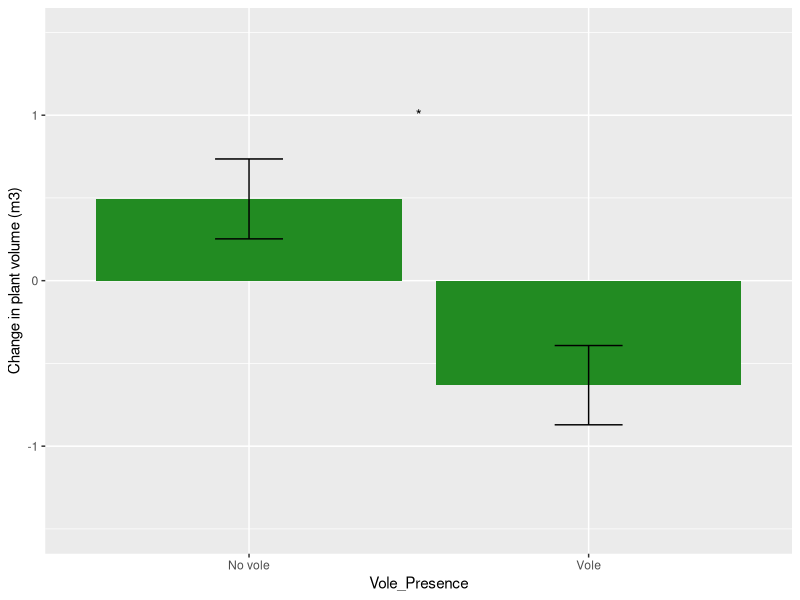
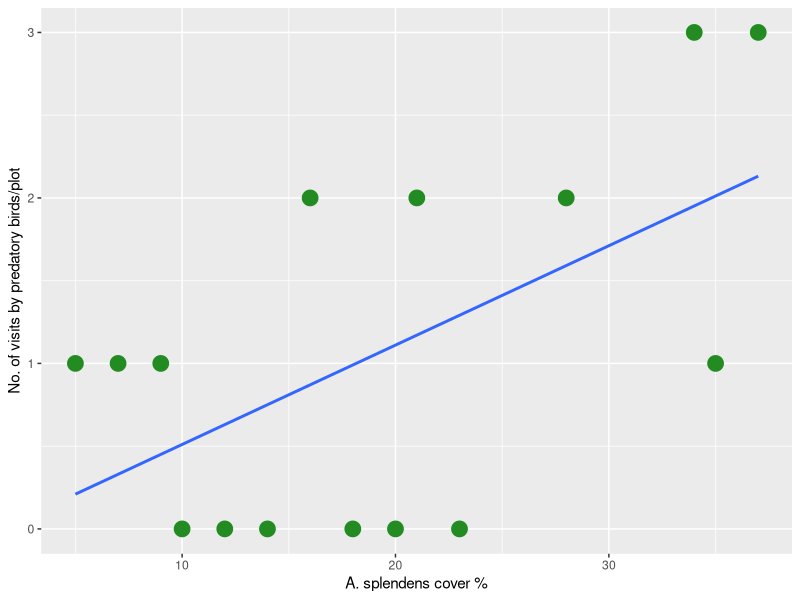

Here is the R script that generated these plots, in order: (Note: this script raises an error after producing the figures.)
## ---- chunk 1
knitr::opts_chunk$set(echo = TRUE)
## ---- chunk 2
library(dplyr)
library(tidyverse)
library(ggplot2)
library(ggpubr)

d <- read.csv("Ecosystem_engineers_and_predation_risk_data_-.csv")
head(d)
## ---- chunk 3
n <- d %>%
 group_by(Vole_Presence) %>%
  summarise_each(funs(mean,sd,se=sd(.)/sqrt(n())), Change_plantvol)
n
m <- as.data.frame(n)

g <- ggplot(m) +
  geom_col(aes(y=mean, x=Vole_Presence), fill="forestgreen") + #add columns
  geom_errorbar( aes(x=Vole_Presence,ymin=mean-se, ymax=mean+se), width=0.2, colour="black") + #add error bars. Can't make single sided error bars
ylab("Change in plant volume (m3)") + ylim(-1.5, 1.5) + # adjusting y axis
  annotate('text', x = 1.5, y = 1, label='"*"', parse=TRUE) # add significance from the anova below. Only one star used because the paper only marked signif and not degree. 
                 
g

## ---- chunk 4

# Repeated measures anova change in plant volume predicted by vole presence.
model <- aov(Change_plantvol~factor(Vole_Presence)+Error(factor(Pair_number)), data = d)
summary(model)
## ---- chunk 5
m <- d[ ,c(7,11)] 
head(m)

ggplot(m, aes(x=as.numeric(Plant_cover), y=as.numeric(Birds_total15))) +
  geom_point(colour = "forestgreen", size = 5) + 
  geom_smooth(method = "lm", se=FALSE) +
  xlab("A. splendens cover %") + ylab("No. of visits by predatory birds/plot")

  
## ---- chunk 6
p <- d[1:15 ,7] # Selecting 
b <- d[1:15 ,11]

glm <- glm(data = d, Birds_total15 ~ Plant_cover, family= "poisson")
summary(glm)

lm <- lm(data = d, Birds_total15 ~ Plant_cover)
summary(lm)

## ---- chunk 7


o <- d[1:18, c(18, 20, 21, 24)]
o <- data.frame(sapply(o, function(x) as.numeric(as.character(x))))
head(o)

a <- o %>% group_by(Plant_cover2) %>% 
  summarise_each(funs(mean,sd,se=sd(.)/sqrt(n())), 1:3) 
head (a)

g1 <- ggplot(a, aes(x=Plant_cover2, y=Bird_visit6_mean)) +
  geom_col(fill="blue") + 
  geom_errorbar( aes(x=Plant_cover2,ymin=Bird_visit6_mean-Bird_visit6_se, ymax=Bird_visit6_mean+Bird_visit6_se), width=0.2, colour="black") +
  xlab("A. splendens cover (%)") + ylab("No. of visits by predatory birds/plot") +
scale_x_continuous(breaks=c(0,50,100)) + ylim(0,4)
g1
## ---- chunk 8
g2 <- ggplot(a, aes(x=Plant_cover2, y=Feeding_freq_mean)) +
  geom_col(fill="blue") +
  geom_errorbar( aes(x=Plant_cover2,ymin=Feeding_freq_mean-Feeding_freq_se, ymax=Feeding_freq_mean+Feeding_freq_se), width=0.2, colour="black") +
  xlab("A. splendens cover (%)") + ylab("Feeding frequency (%)") +
  scale_x_continuous(breaks=c(0,50,100)) + scale_y_continuous(breaks=c(0, 20, 40, 60, 80, 100)) + ylim(0,100)
g2
## ---- chunk 9
g3 <- ggplot(a, aes(x=Plant_cover2, y=Vole_mortality_mean)) +
  geom_col(fill="blue") +
  geom_errorbar( aes(x=Plant_cover2,ymin=Vole_mortality_mean-Vole_mortality_se, ymax=Vole_mortality_mean+Vole_mortality_se), width=0.2, colour="black") +
xlab("A. splendens cover (%)") + ylab("Mortality rate (%)") + 
  scale_x_continuous(breaks=c(0,50,100)) + ylim(0,100)
g3
